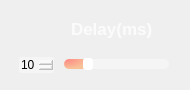
                 <widget class="QFrame" name="Delay_QF">
                  <property name="minimumSize">
                   <size>
                    <width>190</width>
                    <height>90</height>
                   </size>
                  </property>
                  <property name="maximumSize">
                   <size>
                    <width>190</width>
                    <height>90</height>
                   </size>
                  </property>
                  <property name="styleSheet">
                   <string notr="true">QFrame#Delay_QF{
border:2px solid rgba(255, 255, 255, 70);
border-radius:15px;
}</string>
                  </property>
                  <layout class="QVBoxLayout" name="verticalLayout_19">
                   <item>
                    <widget class="QPushButton" name="ToggleBotton_4">
                     <property name="sizePolicy">
                      <sizepolicy hsizetype="Expanding" vsizetype="Fixed">
                       <horstretch>0</horstretch>
                       <verstretch>0</verstretch>
                      </sizepolicy>
                     </property>
                     <property name="minimumSize">
                      <size>
                       <width>0</width>
                       <height>30</height>
                      </size>
                     </property>
                     <property name="maximumSize">
                      <size>
                       <width>16777215</width>
                       <height>30</height>
                      </size>
                     </property>
                     <property name="font">
                      <font>
                       <family>Nirmala UI</family>
                       <pointsize>13</pointsize>
                       <italic>false</italic>
                       <bold>true</bold>
                      </font>
                     </property>
                     <property name="cursor">
                      <cursorShape>ArrowCursor</cursorShape>
                     </property>
                     <property name="mouseTracking">
                      <bool>true</bool>
                     </property>
                     <property name="focusPolicy">
                      <enum>Qt::StrongFocus</enum>
                     </property>
                     <property name="contextMenuPolicy">
                      <enum>Qt::DefaultContextMenu</enum>
                     </property>
                     <property name="layoutDirection">
                      <enum>Qt::LeftToRight</enum>
                     </property>
                     <property name="autoFillBackground">
                      <bool>false</bool>
                     </property>
                     <property name="styleSheet">
                      <string notr="true">QPushButton{
background-image: url(:/all/img/delay.png);
background-repeat: no-repeat;
background-position: left center;
border: none;
border-left: 20px solid transparent;

text-align: left;
padding-left: 40px;
padding-bottom: 2px;
color: rgba(255, 255, 255, 199);
font: 700 13pt &quot;Nirmala UI&quot;;
}</string>
                     </property>
                     <property name="text">
                      <string>Delay(ms)</string>
                     </property>
                     <property name="icon">
                      <iconset theme="zoom-out"/>
                     </property>
                     <property name="autoDefault">
                      <bool>false</bool>
                     </property>
                     <property name="default">
                      <bool>false</bool>
                     </property>
                     <property name="flat">
                      <bool>false</bool>
                     </property>
                    </widget>
                   </item>
                   <item>
                    <widget class="QFrame" name="frame_2">
                     <property name="sizePolicy">
                      <sizepolicy hsizetype="Preferred" vsizetype="Preferred">
                       <horstretch>0</horstretch>
                       <verstretch>0</verstretch>
                      </sizepolicy>
                     </property>
                     <property name="minimumSize">
                      <size>
                       <width>0</width>
                       <height>20</height>
                      </size>
                     </property>
                     <property name="maximumSize">
                      <size>
                       <width>16777215</width>
                       <height>20</height>
                      </size>
                     </property>
                     <layout class="QHBoxLayout" name="horizontalLayout_12">
                      <property name="spacing">
                       <number>10</number>
                      </property>
                      <property name="leftMargin">
                       <number>8</number>
                      </property>
                      <property name="topMargin">
                       <number>0</number>
                      </property>
                      <property name="rightMargin">
                       <number>10</number>
                      </property>
                      <property name="bottomMargin">
                       <number>0</number>
                      </property>
                      <item>
                       <widget class="QSpinBox" name="speed_spinbox">
                        <property name="styleSheet">
                         <string notr="true">QSpinBox {
border: 0px solid lightgray;
border-radius: 2px;
background-color: rgba(255,255,255,90);
font: 600 9pt &quot;Segoe UI&quot;;
}
        
QSpinBox::up-button {
width: 10px;
height: 9px;
margin: 0px 3px 0px 0px;
border-image: url(:/all/img/box_up.png);
}
QSpinBox::up-button:pressed {
margin-top: 1px;
}
            
QSpinBox::down-button {
width: 10px;
height: 9px;
margin: 0px 3px 0px 0px;
border-image: url(:/all/img/box_down.png);
}
QSpinBox::down-button:pressed {
margin-bottom: 1px;
}</string>
                        </property>
                        <property name="maximum">
                         <number>50</number>
                        </property>
                        <property name="value">
                         <number>10</number>
                        </property>
                       </widget>
                      </item>
                      <item>
                       <widget class="QSlider" name="speed_slider">
                        <property name="cursor">
                         <cursorShape>PointingHandCursor</cursorShape>
                        </property>
                        <property name="styleSheet">
                         <string notr="true">QSlider::groove:horizontal {
border: none;
height: 10px;
background-color: rgba(255,255,255,90);
border-radius: 5px;
}

QSlider::handle:horizontal {
width: 10px;
margin: -1px 0px -1px 0px;
border-radius: 3px;
background-color: white;
}

QSlider::sub-page:horizontal {
background-color: qradialgradient(cx:0, cy:0, radius:1, fx:0.1, fy:0.1, stop:0 rgb(253, 139, 133),  stop:1 rgb(248, 194, 152));
border-radius: 5px;
}</string>
                        </property>
                        <property name="maximum">
                         <number>50</number>
                        </property>
                        <property name="value">
                         <number>10</number>
                        </property>
                        <property name="orientation">
                         <enum>Qt::Horizontal</enum>
                        </property>
                       </widget>
                      </item>
                     </layout>
                    </widget>
                   </item>
                  </layout>
                 </widget>
